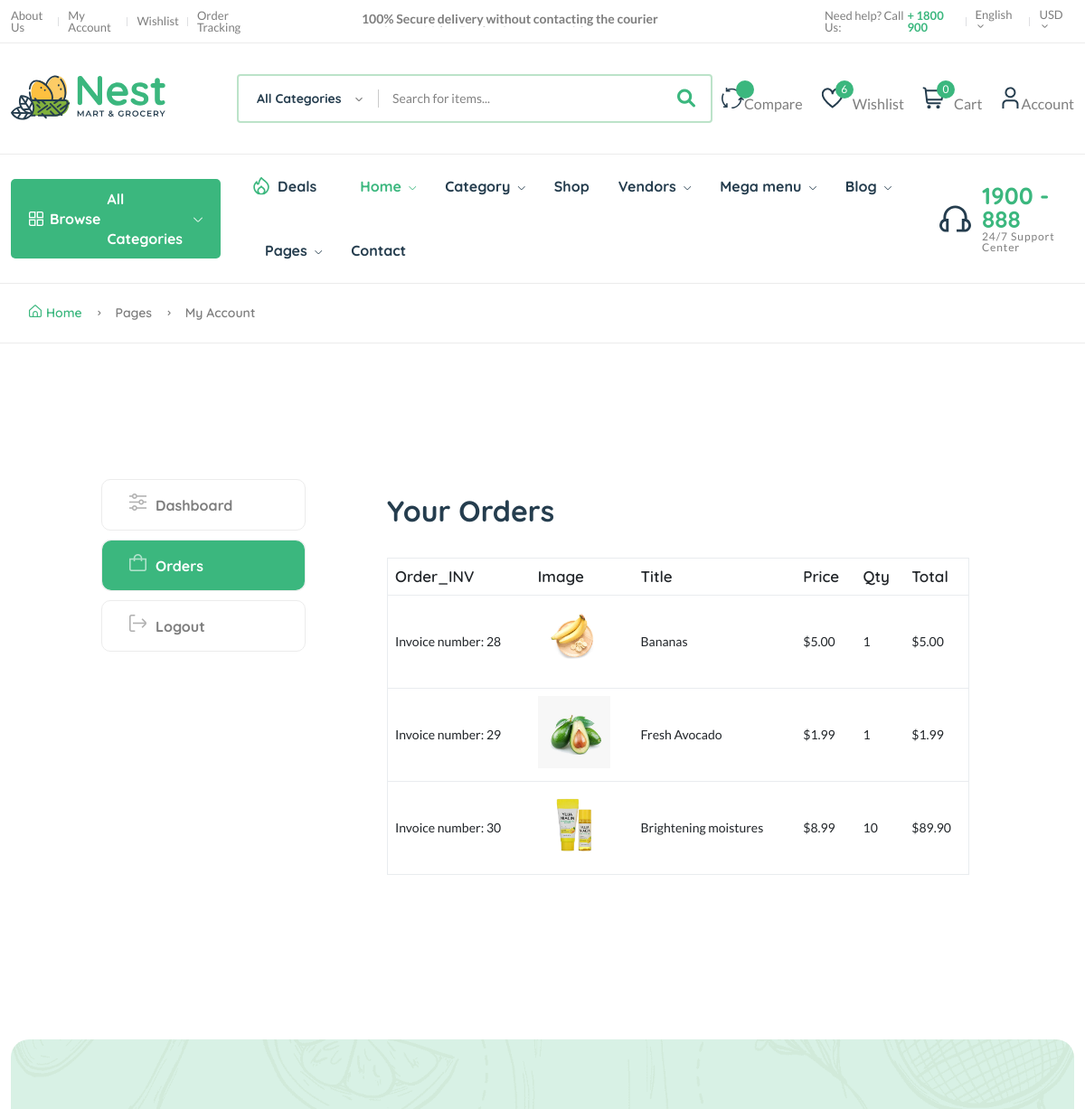
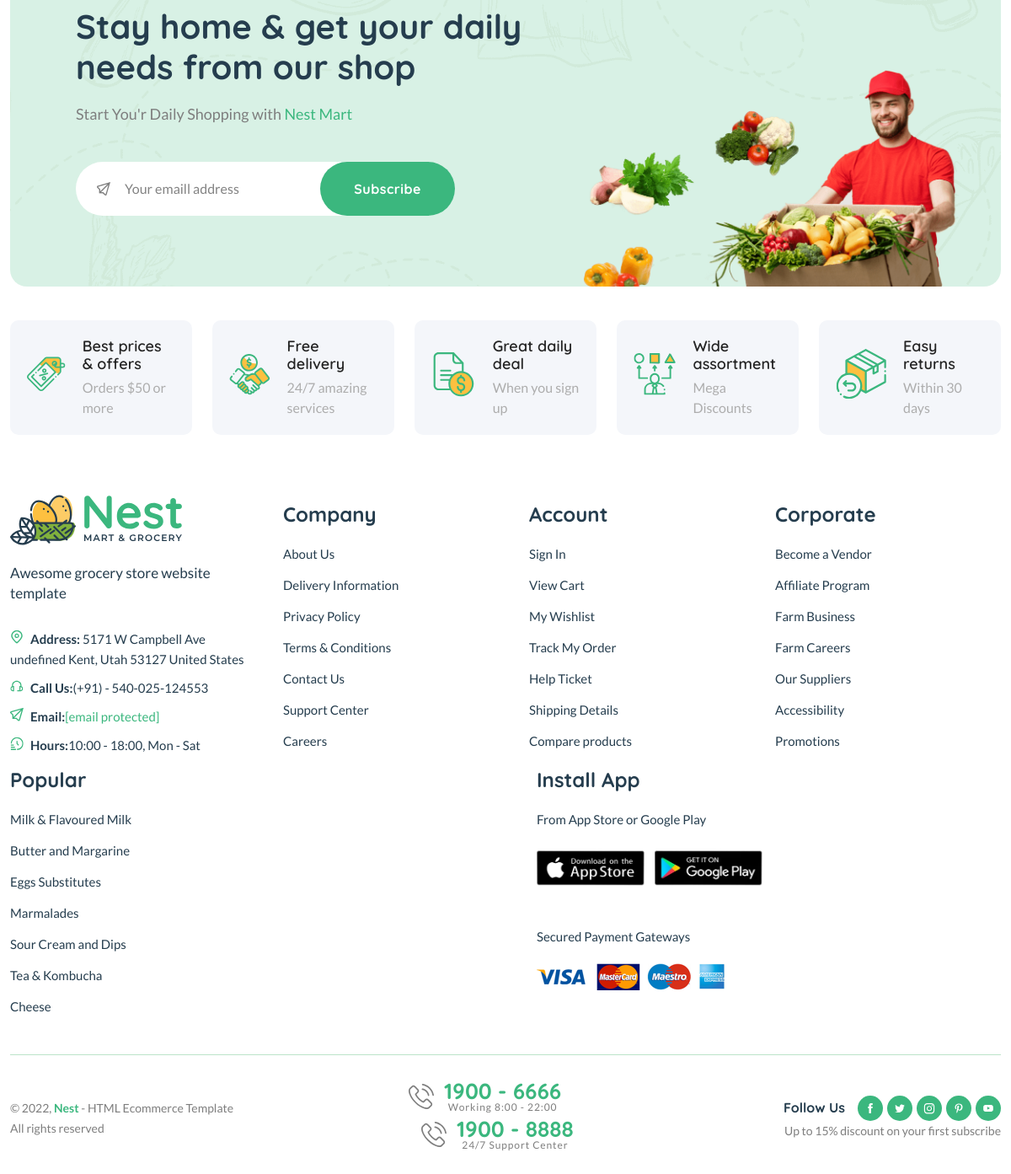
The app's page /dashboard/order/11 (signed in) with its own data (2 pictures, top to bottom).
### core/models.py (models this page shows, shortened)
class CartOrderItems(models.Model):
    order = models.ForeignKey(CartOrder, on_delete=models.CASCADE)
    invoice_no = models.CharField(max_length=200, default=0)
    product_status = models.CharField(max_length=200)
    item = models.CharField(max_length=200)
    image = models.CharField(max_length=200)
    quantity = models.IntegerField(default=0)
    price = models.DecimalField(max_digits=99999999, decimal_places=2, default="1.99")
    total = models.DecimalField(max_digits=99999999, decimal_places=2, default="1.99")
    class Meta:
        verbose_name_plural = "Cart Order Items"

### core/views.py (the view)
# urls.py: path("dashboard/order/<int:id>", order_detail, name="order-detail"),
@login_required
def order_detail(request, id):
    order = CartOrder.objects.get(user=request.user, id=id)
    order_items = CartOrderItems.objects.filter(order=order)
    context = {
        "order_items": order_items,
    }
    return render(request, 'core/order-detail.html', context)

### core/context_processor.py (called while the page is built)
def default(request):
    categories = Category.objects.all()
    vendors = Vendor.objects.all()
    min_max_price = Product.objects.aggregate(Min("price"), Max("price")) # Get the lowest and highest value from the models (price from product)
    try:
        address = Address.objects.get(user=request.user)
    except:
        address = None
    return {
        "categories": categories,
        "address": address,
        "vendors": vendors,
        "min_max_price": min_max_price,
    }

### templates/core/order-detail.html (shortened to what this page needs)
{% extends 'core/partials/base.html' %}
{% load static %}
{% block content %}
    <main class="main pages">
        <div class="page-header breadcrumb-wrap">
            <div class="container">
                <div class="breadcrumb">
                    <a href="index.html" rel="nofollow"><i class="fi-rs-home mr-5"></i>Home</a>
                    <span></span> Pages <span></span> My Account
                </div>
            </div>
        </div>
        <div class="page-content pt-150 pb-150">
            <div class="container">
                <div class="row">
                    <div class="col-lg-10 m-auto">
                        <div class="row">
                            <div class="col-md-3">
                                <div class="dashboard-menu">
                                    <ul class="nav flex-column" role="tablist">
                                        <li class="nav-item">
                                            <a class="nav-link" href="{% url 'core:dashboard' %}"><i class="fi-rs-settings-sliders mr-10"></i>Dashboard</a>
                                        </li>
                                        <li class="nav-item">
                                            <a class="nav-link active" id="orders-tab" data-bs-toggle="tab" href="#orders" role="tab" aria-controls="orders" aria-selected="false"><i class="fi-rs-shopping-bag mr-10"></i>Orders</a>
                                        </li>
                                        <li class="nav-item">
                                            <a class="nav-link" href="{% url 'userauths:sign-out' %}"><i class="fi-rs-sign-out mr-10"></i>Logout</a>
                                        </li>
                                    </ul>
                                </div>
                            </div>
                            <div class="col-md-9">
                                <div class="tab-content account dashboard-content pl-50">
                                    <div class="tab-pane fade active show" id="orders" role="tabpanel" aria-labelledby="orders-tab">
                                        <div class="card">
                                            <div class="card-header">
                                                <h3 class="mb-0">Your Orders</h3>
                                            </div>
                                            <div class="card-body">
                                                <div class="table-responsive">
                                                    <table class="table">
                                                        <thead>
                                                            <tr>
                                                                <th>Order_INV</th>
                                                                <th>Image</th>
                                                                <th>Title</th>
                                                                <th>Price</th>
                                                                <th>Qty</th>
                                                                <th>Total</th>
                                                            </tr>
                                                        </thead>
                                                        <tbody>
                                                            {% for o in order_items %}
                                                            <tr>
                                                                <td>Invoice number: {{ o.id}}</td>
                                                                <td>
                                                                    <p><img src="{{ o.image }}" style="width: 80px; height: 80px; object-fit: cover;"></p>
                                                                </td>
                                                                <td>{{ o.item }}</td>
                                                                <td>${{ o.price }}</td>
                                                                <td>{{ o.quantity }}</td>
                                                                <td>${{ o.total }}</td>
                                                            </tr>
                                                            {% endfor %}
                                                        </tbody>
                                                    </table>
                                                </div>
                                            </div>
                                        </div>
                                    </div>
                                </div>
                            </div>
                        </div>
                    </div>
                </div>
            </div>
        </div>
    </main>
{% endblock content %}

### records on screen
CartOrderItems: id "28", image (picture), item "Bananas", price "5.00", quantity "1", total "5.00"
CartOrderItems: id "29", image (picture), item "Fresh Avocado", price "1.99", quantity "1", total "1.99"
CartOrderItems: id "30", image (picture), item "Brightening moistures", price "8.99", quantity "10", total "89.90"

### other values on screen
{{ request.session.cart_data_obj|length }} "0"
